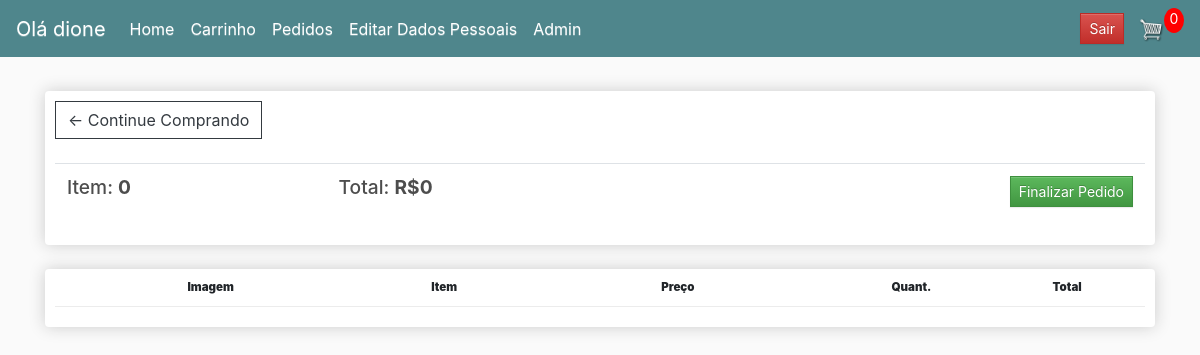
Before: /cart/ (signed in) with the older database file.
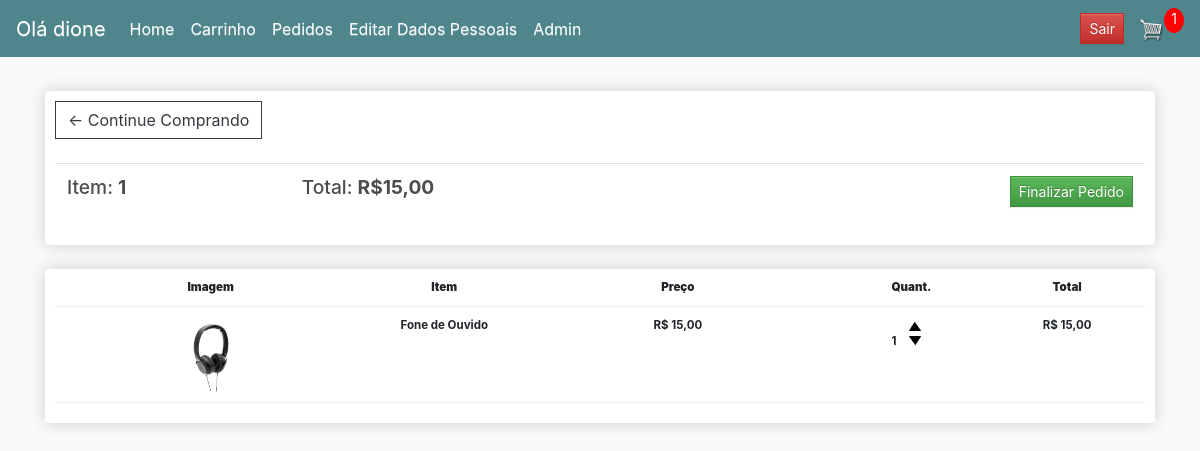
After: the same page with the newer database file.
### test_ecommerce/models.py (models this page shows, shortened)
class Pedido(models.Model):
    cliente = models.ForeignKey(settings.AUTH_USER_MODEL, on_delete=models.CASCADE, null=True, blank=True)
    data_pedido = models.DateTimeField(auto_now=True, verbose_name='Data do pedido')
    complete = models.BooleanField(default=False, null=False, blank=False, verbose_name='Pedido foi Completado')
    id_transacao = models.CharField(max_length=100, null=False, blank=False, verbose_name='Código da Transação')
    @property
    def pegar_carrinho_total(self):
        itens = self.pedidoitem_set.all()
        total = sum([item.pegar_total for item in itens])
        return total
    @property
    def pegar_carrinho_itens(self):
        itens = self.pedidoitem_set.all()
        total = sum([item.quantidade for item in itens])
        return total

class PedidoItem(models.Model):
    produto = models.ForeignKey(Produto, on_delete=models.SET_NULL, null=True, blank=True)
    pedido = models.ForeignKey(Pedido, on_delete=models.SET_NULL, null=True, blank=True)
    quantidade = models.IntegerField(default=0, null=True, blank=True)
    data_adicao = models.DateTimeField(auto_now=True)
    class Meta:
        verbose_name = 'Item'
        verbose_name_plural = 'Itens'
    @property
    def pegar_total(self):
        total = self.produto.preco * self.quantidade
        return total

class Produto(models.Model):
    nome = models.CharField(max_length=200, null=True, verbose_name='Produto')
    preco = models.DecimalField(max_digits=7, decimal_places=2, verbose_name='Preço (R$)')
    imagem = models.ImageField(null=True, blank=True, upload_to='produtos')
    digital = models.BooleanField(default=False, null=True, blank=False)
    @property
    def image_url(self): # para poder visualizar fotos no html
        if self.imagem and hasattr(self.imagem, 'url'):
            return self.imagem.url

### test_ecommerce/views.py (the view)
# urls.py: path('cart/', views.cart, name='cart'),
@login_required()
def cart(request):
    if request.user.is_authenticated:
        cliente = request.user
        pedido, criado = Pedido.objects.get_or_create(cliente=cliente, complete=False)
        itens = pedido.pedidoitem_set.all()
        cart_itens = pedido.pegar_carrinho_itens
    else:
        itens = []
        pedido = {'pegar_carrinho_total':0, 'pegar_carrinho_itens':0, 'itens':itens,'envio':False}
        cart_itens = pedido['pegar_carrinho_itens']
    context = {'itens':itens, 'pedido':pedido, 'cart_itens':cart_itens}
    return render(request, 'compras/cart.html', context)

### templates/compras/cart.html (shortened to what this page needs)
{% extends 'base.html' %}
{% load static %}
{% block main %}
{% include 'mensagens.html' %}
{% include 'navbar.html' %}
{% include 'loader.html' %}
<div class="container">
    <div class="row">
        <div class="col-lg-12">
            <div class="box-element">
                <a href="{% url 'home' %}" class="btn btn-outline-dark">&#x2190; Continue Comprando</a>
                <br>
                <br>
                <table class="table">
                    <tr>
                        {% if pedido.pegar_carrinho_itens <= 1 %}
                        <th><h5 class="h4">Item: <b>{{ pedido.pegar_carrinho_itens }}</b></h5></th>
                        {% else %}
                        <th><h5 class="h4">Itens: <b>{{ pedido.pegar_carrinho_itens }}</b></h5></th>
                        {% endif %}
                        <th><h5 class="h4">Total: <b>R${{ pedido.pegar_carrinho_total }}</b></h5></th>
                        <th>
                            <a style="float:right;" class="btn btn-success btn-sm" href="{% url 'pedidos' %}">Finalizar Pedido</a>
                        </th>
                    </tr>
                </table>
            </div>
            <br>
            <div class="box-element">
                <center><div class="cart-row">
                    <div style="flex:2"><strong>Imagem</strong></div>
                    <div style="flex:1"><strong>Item</strong></div>
                    <div style="flex:2"><strong>Preço</strong></div>
                    <div style="flex:1"><strong>Quant.</strong></div>
                    <div style="flex:1"><strong>Total</strong></div>
                </div>
                {% for item in itens %}
                <div class="cart-row">
                    <div style="flex:2"><img class="row-image" src="{{ item.produto.image_url|default_if_none:'/static/imagens/2+placeholder.png' }}"></div>
                    <div style="flex:1"><p>{{ item.produto.nome }}</p></div>
                    <div style="flex:2"><p>R$ {{ item.produto.preco }}</p></div>
                    <div style="flex:1">
                        <p class="quantity">{{ item.quantidade }}</p>
                        <div class="quantity">
                            <img data-product="{{ item.produto.id }}" data-action="add" class="chg-quantity update-cart" src="{% static 'imagens/3+arrow-up.png' %}">
                            <img data-product="{{ item.produto.id }}" data-action="remove" class="chg-quantity update-cart" src="{% static 'imagens/2+arrow-down.png' %}">
                        </div>
                    </div>
                    <div style="flex:1">R$ {{ item.pegar_total }}</div>
                </div>
                {% endfor %}
            </div></center>
        </div>
    </div>
</div>
{% endblock %}

### templates/navbar.html (shortened to what this page needs)
{% extends 'base.html' %}
{% load static %}
{% block main %}
<nav class="navbar navbar-expand-lg navbar-dark bg-dark">
    {% if user.is_authenticated %}
    <a class="navbar-brand" href="{% url 'home' %}">Olá {{ user.username }}</a>
    {% else %}
    <a class="navbar-brand" href="#">ShopTime</a>
    {% endif %}
    <div class="collapse navbar-collapse" id="navbarSupportedContent">
      <ul class="navbar-nav mr-auto">
        {% if user.is_authenticated %}
        <li class="nav-item active">
          <a class="nav-link" href="{% url 'home' %}">Home <span class="sr-only">(current)</span></a>
        </li>
        <li class="nav-item active">
          <a class="nav-link" href="{% url 'cart' %}">Carrinho</a>
        </li>
        <li class="nav-item active">
          <a class="nav-link" href="{% url 'pedidos' %}">Pedidos</a>
        </li>
        <li class="nav-item active">
          <a class="nav-link" href="{% url 'editar_perfil' user.slug %}">Editar Dados Pessoais</a>
        </li>
        {% endif %}
        {% if user.is_superuser %}
        <li class="nav-item active">
          <a class="nav-link" href="http://projeto-ecommerce.up.railway.app/admin">Admin</a>
        </li>
        {% endif %}
      </ul>
      <div class="form-inline my-2 my-lg-0">
        {% if user.is_authenticated %}
        <a href="{% url 'logout' %}" class="btn btn-danger btn-sm" onclick="return confirm('Tem certeza que deseja sair?')">Sair</a>
        {% else %}
        <a href="{% url 'login' %}" class="btn btn-warning btn-sm">Login</a>
        {% endif %}
        {% if user.is_authenticated %}
        <a href="{% url 'cart' %}"><img src="{% static 'imagens/6+cart.png'%}" id="cart-icon"></a>
        <p id="cart-total">{{ cart_itens }}</p>
        {% endif %}
      </div>
    </div>
  </nav>
<br>
{% endblock %}

Changed rows visible on the page:
no longer on this page (row edited): Pedido: pegar_carrinho_itens "0", pegar_carrinho_total "0"
added Pedido: pegar_carrinho_itens "1", pegar_carrinho_total "15,00"
added PedidoItem: produto.image_url (picture), produto.nome "Fone de Ouvido", produto.preco "15,00", quantidade "1", pegar_total "15,00"
Other visible differences:
{{ cart_itens }}: "0" → "1"
